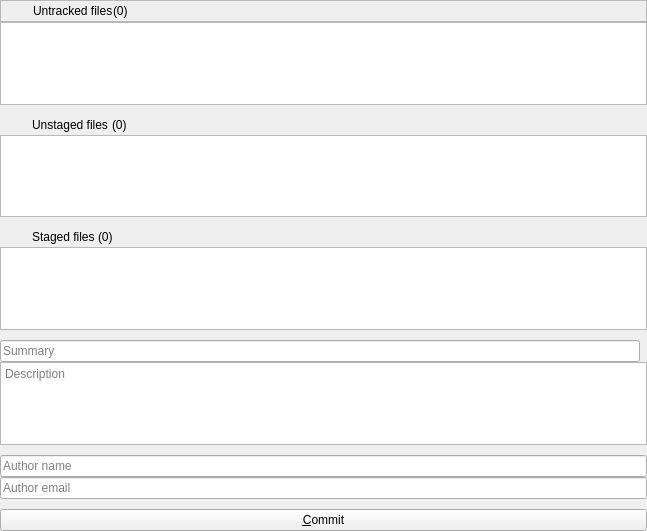
<?xml version="1.0" encoding="UTF-8"?>
<ui version="4.0">
 <class>WorkInProgressWidget</class>
 <widget class="QWidget" name="WorkInProgressWidget">
  <property name="geometry">
   <rect>
    <x>0</x>
    <y>0</y>
    <width>647</width>
    <height>531</height>
   </rect>
  </property>
  <property name="windowTitle">
   <string>Commit changes</string>
  </property>
  <property name="windowIcon">
   <iconset>
    <normaloff>:/icons/resources/vcs_commit.png</normaloff>:/icons/resources/vcs_commit.png</iconset>
  </property>
  <layout class="QGridLayout" name="gridLayout">
   <property name="leftMargin">
    <number>0</number>
   </property>
   <property name="topMargin">
    <number>0</number>
   </property>
   <property name="rightMargin">
    <number>0</number>
   </property>
   <property name="bottomMargin">
    <number>0</number>
   </property>
   <property name="spacing">
    <number>0</number>
   </property>
   <item row="1" column="0" colspan="2">
    <widget class="QListWidget" name="untrackedFilesList">
     <property name="contextMenuPolicy">
      <enum>Qt::CustomContextMenu</enum>
     </property>
     <property name="horizontalScrollBarPolicy">
      <enum>Qt::ScrollBarAlwaysOff</enum>
     </property>
    </widget>
   </item>
   <item row="9" column="0">
    <widget class="QLineEdit" name="leCommitTitle">
     <property name="placeholderText">
      <string>Summary</string>
     </property>
    </widget>
   </item>
   <item row="15" column="0" colspan="2">
    <widget class="QPushButton" name="pbCommit">
     <property name="toolTip">
      <string>Commit selected files</string>
     </property>
     <property name="text">
      <string>&amp;Commit</string>
     </property>
     <property name="shortcut">
      <string>Alt+C</string>
     </property>
    </widget>
   </item>
   <item row="5" column="0">
    <spacer name="verticalSpacer_3">
     <property name="orientation">
      <enum>Qt::Vertical</enum>
     </property>
     <property name="sizeType">
      <enum>QSizePolicy::Fixed</enum>
     </property>
     <property name="sizeHint" stdset="0">
      <size>
       <width>20</width>
       <height>10</height>
      </size>
     </property>
    </spacer>
   </item>
   <item row="12" column="0" colspan="2">
    <widget class="QLineEdit" name="leAuthorName">
     <property name="placeholderText">
      <string>Author name</string>
     </property>
    </widget>
   </item>
   <item row="6" column="0" colspan="2">
    <widget class="QFrame" name="stagedFiles">
     <layout class="QHBoxLayout" name="horizontalLayout">
      <property name="spacing">
       <number>0</number>
      </property>
      <property name="leftMargin">
       <number>0</number>
      </property>
      <property name="topMargin">
       <number>0</number>
      </property>
      <property name="rightMargin">
       <number>0</number>
      </property>
      <property name="bottomMargin">
       <number>0</number>
      </property>
      <item>
       <spacer name="horizontalSpacer_4">
        <property name="orientation">
         <enum>Qt::Horizontal</enum>
        </property>
        <property name="sizeType">
         <enum>QSizePolicy::Fixed</enum>
        </property>
        <property name="sizeHint" stdset="0">
         <size>
          <width>15</width>
          <height>20</height>
         </size>
        </property>
       </spacer>
      </item>
      <item>
       <widget class="QLabel" name="stagedFilesIcon">
        <property name="text">
         <string/>
        </property>
       </widget>
      </item>
      <item>
       <spacer name="horizontalSpacer_5">
        <property name="orientation">
         <enum>Qt::Horizontal</enum>
        </property>
        <property name="sizeType">
         <enum>QSizePolicy::Fixed</enum>
        </property>
        <property name="sizeHint" stdset="0">
         <size>
          <width>10</width>
          <height>20</height>
         </size>
        </property>
       </spacer>
      </item>
      <item>
       <widget class="QLabel" name="label_2">
        <property name="text">
         <string>Staged files </string>
        </property>
       </widget>
      </item>
      <item>
       <widget class="QLabel" name="lStagedCount">
        <property name="text">
         <string>(0)</string>
        </property>
       </widget>
      </item>
      <item>
       <spacer name="horizontalSpacer">
        <property name="orientation">
         <enum>Qt::Horizontal</enum>
        </property>
        <property name="sizeHint" stdset="0">
         <size>
          <width>40</width>
          <height>20</height>
         </size>
        </property>
       </spacer>
      </item>
     </layout>
    </widget>
   </item>
   <item row="7" column="0" colspan="2">
    <widget class="QListWidget" name="stagedFilesList">
     <property name="horizontalScrollBarPolicy">
      <enum>Qt::ScrollBarAlwaysOff</enum>
     </property>
    </widget>
   </item>
   <item row="11" column="0">
    <spacer name="verticalSpacer_4">
     <property name="orientation">
      <enum>Qt::Vertical</enum>
     </property>
     <property name="sizeType">
      <enum>QSizePolicy::Fixed</enum>
     </property>
     <property name="sizeHint" stdset="0">
      <size>
       <width>20</width>
       <height>10</height>
      </size>
     </property>
    </spacer>
   </item>
   <item row="8" column="0">
    <spacer name="verticalSpacer_2">
     <property name="orientation">
      <enum>Qt::Vertical</enum>
     </property>
     <property name="sizeType">
      <enum>QSizePolicy::Fixed</enum>
     </property>
     <property name="sizeHint" stdset="0">
      <size>
       <width>20</width>
       <height>10</height>
      </size>
     </property>
    </spacer>
   </item>
   <item row="13" column="0" colspan="2">
    <widget class="QLineEdit" name="leAuthorEmail">
     <property name="placeholderText">
      <string>Author email</string>
     </property>
    </widget>
   </item>
   <item row="14" column="0">
    <spacer name="verticalSpacer">
     <property name="orientation">
      <enum>Qt::Vertical</enum>
     </property>
     <property name="sizeType">
      <enum>QSizePolicy::Fixed</enum>
     </property>
     <property name="sizeHint" stdset="0">
      <size>
       <width>20</width>
       <height>10</height>
      </size>
     </property>
    </spacer>
   </item>
   <item row="9" column="1">
    <widget class="QLabel" name="lCounter">
     <property name="text">
      <string/>
     </property>
    </widget>
   </item>
   <item row="0" column="0" colspan="2">
    <widget class="QFrame" name="untrackedFiles">
     <property name="frameShape">
      <enum>QFrame::StyledPanel</enum>
     </property>
     <property name="frameShadow">
      <enum>QFrame::Raised</enum>
     </property>
     <layout class="QHBoxLayout" name="horizontalLayout_2">
      <property name="spacing">
       <number>0</number>
      </property>
      <property name="leftMargin">
       <number>0</number>
      </property>
      <property name="topMargin">
       <number>0</number>
      </property>
      <property name="rightMargin">
       <number>0</number>
      </property>
      <property name="bottomMargin">
       <number>0</number>
      </property>
      <item>
       <spacer name="horizontalSpacer_7">
        <property name="orientation">
         <enum>Qt::Horizontal</enum>
        </property>
        <property name="sizeType">
         <enum>QSizePolicy::Fixed</enum>
        </property>
        <property name="sizeHint" stdset="0">
         <size>
          <width>15</width>
          <height>20</height>
         </size>
        </property>
       </spacer>
      </item>
      <item>
       <widget class="QLabel" name="untrackedFilesIcon">
        <property name="text">
         <string/>
        </property>
       </widget>
      </item>
      <item>
       <spacer name="horizontalSpacer_8">
        <property name="orientation">
         <enum>Qt::Horizontal</enum>
        </property>
        <property name="sizeType">
         <enum>QSizePolicy::Fixed</enum>
        </property>
        <property name="sizeHint" stdset="0">
         <size>
          <width>10</width>
          <height>20</height>
         </size>
        </property>
       </spacer>
      </item>
      <item>
       <widget class="QLabel" name="label_3">
        <property name="text">
         <string>Untracked files</string>
        </property>
       </widget>
      </item>
      <item>
       <widget class="QLabel" name="lUntrackedCount">
        <property name="text">
         <string>(0)</string>
        </property>
       </widget>
      </item>
      <item>
       <spacer name="horizontalSpacer_9">
        <property name="orientation">
         <enum>Qt::Horizontal</enum>
        </property>
        <property name="sizeHint" stdset="0">
         <size>
          <width>40</width>
          <height>20</height>
         </size>
        </property>
       </spacer>
      </item>
     </layout>
    </widget>
   </item>
   <item row="10" column="0" colspan="2">
    <widget class="QTextEdit" name="teDescription">
     <property name="lineWrapMode">
      <enum>QTextEdit::WidgetWidth</enum>
     </property>
     <property name="readOnly">
      <bool>false</bool>
     </property>
     <property name="acceptRichText">
      <bool>false</bool>
     </property>
     <property name="placeholderText">
      <string>Description</string>
     </property>
    </widget>
   </item>
   <item row="4" column="0" colspan="2">
    <widget class="QListWidget" name="unstagedFilesList">
     <property name="contextMenuPolicy">
      <enum>Qt::CustomContextMenu</enum>
     </property>
     <property name="horizontalScrollBarPolicy">
      <enum>Qt::ScrollBarAlwaysOff</enum>
     </property>
    </widget>
   </item>
   <item row="3" column="0" colspan="2">
    <widget class="QFrame" name="unstagedFiles">
     <layout class="QHBoxLayout" name="horizontalLayout_3">
      <property name="spacing">
       <number>0</number>
      </property>
      <property name="leftMargin">
       <number>0</number>
      </property>
      <property name="topMargin">
       <number>0</number>
      </property>
      <property name="rightMargin">
       <number>0</number>
      </property>
      <property name="bottomMargin">
       <number>0</number>
      </property>
      <item>
       <spacer name="horizontalSpacer_3">
        <property name="orientation">
         <enum>Qt::Horizontal</enum>
        </property>
        <property name="sizeType">
         <enum>QSizePolicy::Fixed</enum>
        </property>
        <property name="sizeHint" stdset="0">
         <size>
          <width>15</width>
          <height>20</height>
         </size>
        </property>
       </spacer>
      </item>
      <item>
       <widget class="QLabel" name="unstagedIcon">
        <property name="text">
         <string/>
        </property>
       </widget>
      </item>
      <item>
       <spacer name="horizontalSpacer_6">
        <property name="orientation">
         <enum>Qt::Horizontal</enum>
        </property>
        <property name="sizeType">
         <enum>QSizePolicy::Fixed</enum>
        </property>
        <property name="sizeHint" stdset="0">
         <size>
          <width>10</width>
          <height>20</height>
         </size>
        </property>
       </spacer>
      </item>
      <item>
       <widget class="QLabel" name="label">
        <property name="text">
         <string>Unstaged files </string>
        </property>
       </widget>
      </item>
      <item>
       <widget class="QLabel" name="lUnstagedCount">
        <property name="text">
         <string>(0)</string>
        </property>
       </widget>
      </item>
      <item>
       <spacer name="horizontalSpacer_2">
        <property name="orientation">
         <enum>Qt::Horizontal</enum>
        </property>
        <property name="sizeHint" stdset="0">
         <size>
          <width>40</width>
          <height>20</height>
         </size>
        </property>
       </spacer>
      </item>
     </layout>
    </widget>
   </item>
   <item row="2" column="0">
    <spacer name="verticalSpacer_5">
     <property name="orientation">
      <enum>Qt::Vertical</enum>
     </property>
     <property name="sizeType">
      <enum>QSizePolicy::Fixed</enum>
     </property>
     <property name="sizeHint" stdset="0">
      <size>
       <width>20</width>
       <height>10</height>
      </size>
     </property>
    </spacer>
   </item>
  </layout>
 </widget>
 <layoutdefault spacing="6" margin="11"/>
 <tabstops>
  <tabstop>leCommitTitle</tabstop>
  <tabstop>teDescription</tabstop>
  <tabstop>unstagedFilesList</tabstop>
  <tabstop>stagedFilesList</tabstop>
  <tabstop>pbCommit</tabstop>
 </tabstops>
 <resources/>
 <connections/>
</ui>
